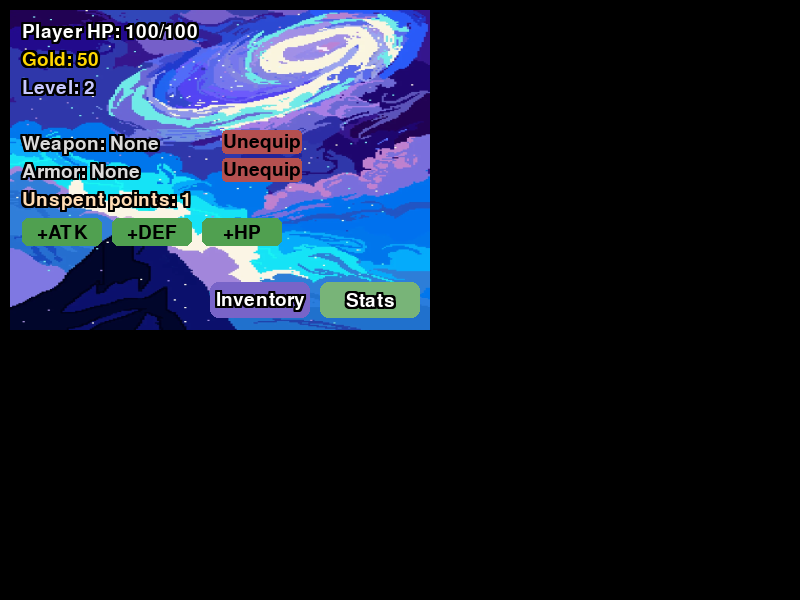

The script that saved this image:
import pygame
from pathlib import Path
import sys
sys.path.insert(0, str(Path('MainGame/src').resolve()))
from ui_manager import UIManager

pygame.init()
scr = pygame.display.set_mode((800,600))
ui = UIManager(scr, assets_path=Path('MainGame/assets'), data_path=Path('MainGame/data'))
class Dummy:
    def __init__(self):
        self.hp=100
        self.max_hp=100
        self.gold=50
        self.level=2
        self.xp=30
        self.equipment={'weapon':None,'armor':None}
        self.unspent_points=1
        self.name='Test'
player = Dummy()
# call draw once
ui.draw(player, None)
pygame.image.save(scr, 'tmp_ui_test.png')
pygame.quit()
print('wrote tmp_ui_test.png')
